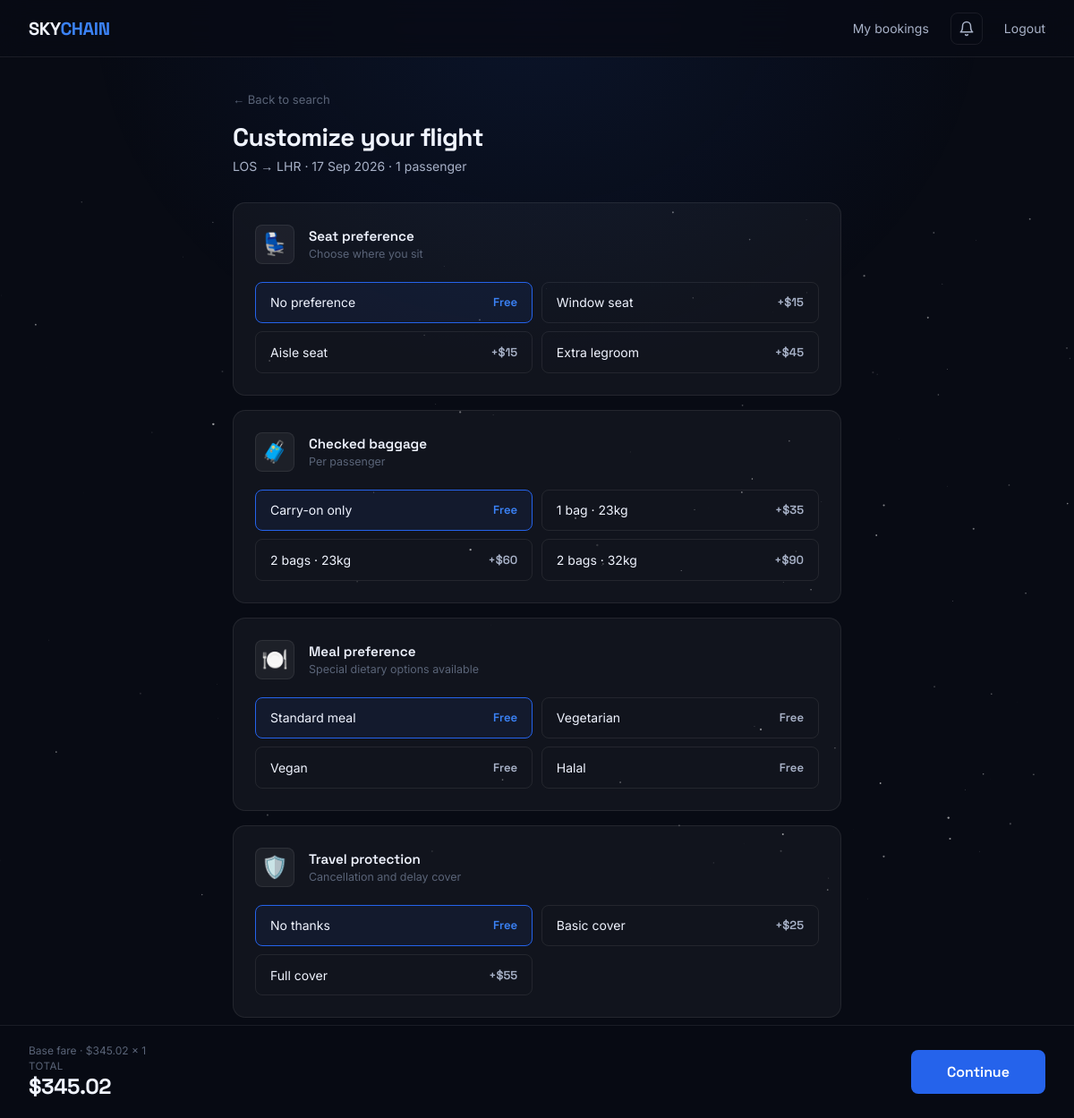
Screenshot of /extras/2564e7f9-f4f1-4053-81a2-c3bb0cf246a0 (signed in) with the database file from the repository.
### models.py (models this page shows)
class Airport(db.Model):
    __tablename__ = 'airports'
    id        = db.Column(db.Integer, primary_key=True)
    iata_code = db.Column(db.String(3), unique=True, nullable=False)
    name      = db.Column(db.String(200), nullable=False)
    city      = db.Column(db.String(100), nullable=False)
    country   = db.Column(db.String(100), nullable=False)
    latitude  = db.Column(db.Float, nullable=False)
    longitude = db.Column(db.Float, nullable=False)

class Flight(db.Model):
    __tablename__ = 'flights'
    id              = db.Column(db.String(36), primary_key=True, default=lambda: str(uuid.uuid4()))
    flight_number   = db.Column(db.String(10), nullable=False)
    origin_id       = db.Column(db.Integer, db.ForeignKey('airports.id'), nullable=False)
    destination_id  = db.Column(db.Integer, db.ForeignKey('airports.id'), nullable=False)
    departure_time  = db.Column(db.DateTime, nullable=False)
    arrival_time    = db.Column(db.DateTime, nullable=False)
    price_usd       = db.Column(db.Float, nullable=False)
    seats_available = db.Column(db.Integer, default=150)
    cabin_class     = db.Column(db.String(20), default='economy')
    origin      = db.relationship('Airport', foreign_keys=[origin_id])
    destination = db.relationship('Airport', foreign_keys=[destination_id])
    bookings    = db.relationship('Booking', backref='flight', lazy=True)

### app.py (the view)
@app.route('/extras/<flight_id>')
def extras(flight_id):
    if 'user_id' not in session:
        return redirect(url_for('login'))
    flight     = Flight.query.get_or_404(flight_id)
    passengers = request.args.get('passengers', 1)
    return render_template('extras.html', flight=flight, passengers=passengers)

### app.py (called while the page is built)
@app.context_processor
def inject_config():
    return dict(config=app.config)

### templates/extras.html (shortened to what this page needs)
{% extends "base.html" %}
{% block content %}
<svg class="stars" xmlns="http://www.w3.org/2000/svg" style="position:fixed;inset:0;width:100%;height:100%;pointer-events:none;z-index:0"></svg>
<section class="extras-page">
  <div class="extras-card">
    <div class="extras-header">
      <a href="/" class="back-link">← Back to search</a>
      <h2>Customize your flight</h2>
      <p class="extras-sub">{{ flight.origin.iata_code }} → {{ flight.destination.iata_code }} · {{ flight.departure_time.strftime('%d %b %Y') }} · {{ passengers }} passenger{{ 's' if passengers|int > 1 }}</p>
    </div>
    <div class="extras-section">
      <div class="extras-section-title">
        <span class="extras-icon">💺</span>
        <div>
          <div class="extras-label">Seat preference</div>
          <div class="extras-desc">Choose where you sit</div>
        </div>
      </div>
      <div class="extras-options">
        <div class="extra-option" data-key="seat" data-price="0" onclick="selectExtra(this, 'seat')">
          <div class="extra-opt-name">No preference</div>
          <div class="extra-opt-price">Free</div>
        </div>
        <div class="extra-option" data-key="seat" data-price="15" onclick="selectExtra(this, 'seat')">
          <div class="extra-opt-name">Window seat</div>
          <div class="extra-opt-price">+$15</div>
        </div>
        <div class="extra-option" data-key="seat" data-price="15" onclick="selectExtra(this, 'seat')">
          <div class="extra-opt-name">Aisle seat</div>
          <div class="extra-opt-price">+$15</div>
        </div>
        <div class="extra-option" data-key="seat" data-price="45" onclick="selectExtra(this, 'seat')">
          <div class="extra-opt-name">Extra legroom</div>
          <div class="extra-opt-price">+$45</div>
        </div>
      </div>
    </div>
    <div class="extras-section">
      <div class="extras-section-title">
        <span class="extras-icon">🧳</span>
        <div>
          <div class="extras-label">Checked baggage</div>
          <div class="extras-desc">Per passenger</div>
        </div>
      </div>
      <div class="extras-options">
        <div class="extra-option" data-key="baggage" data-price="0" onclick="selectExtra(this, 'baggage')">
          <div class="extra-opt-name">Carry-on only</div>
          <div class="extra-opt-price">Free</div>
        </div>
        <div class="extra-option" data-key="baggage" data-price="35" onclick="selectExtra(this, 'baggage')">
          <div class="extra-opt-name">1 bag · 23kg</div>
          <div class="extra-opt-price">+$35</div>
        </div>
        <div class="extra-option" data-key="baggage" data-price="60" onclick="selectExtra(this, 'baggage')">
          <div class="extra-opt-name">2 bags · 23kg</div>
          <div class="extra-opt-price">+$60</div>
        </div>
        <div class="extra-option" data-key="baggage" data-price="90" onclick="selectExtra(this, 'baggage')">
          <div class="extra-opt-name">2 bags · 32kg</div>
          <div class="extra-opt-price">+$90</div>
        </div>
      </div>
    </div>
    <div class="extras-section">
      <div class="extras-section-title">
        <span class="extras-icon">🍽️</span>
        <div>
          <div class="extras-label">Meal preference</div>
          <div class="extras-desc">Special dietary options available</div>
        </div>
      </div>
      <div class="extras-options">
        <div class="extra-option" data-key="meal" data-price="0" onclick="selectExtra(this, 'meal')">
          <div class="extra-opt-name">Standard meal</div>
          <div class="extra-opt-price">Free</div>
        </div>
        <div class="extra-option" data-key="meal" data-price="0" onclick="selectExtra(this, 'meal')">
          <div class="extra-opt-name">Vegetarian</div>
          <div class="extra-opt-price">Free</div>
        </div>
        <div class="extra-option" data-key="meal" data-price="0" onclick="selectExtra(this, 'meal')">
          <div class="extra-opt-name">Vegan</div>
          <div class="extra-opt-price">Free</div>
        </div>
        <div class="extra-option" data-key="meal" data-price="0" onclick="selectExtra(this, 'meal')">
          <div class="extra-opt-name">Halal</div>
          <div class="extra-opt-price">Free</div>
        </div>
      </div>
    </div>
    <div class="extras-section">
      <div class="extras-section-title">
        <span class="extras-icon">🛡️</span>
        <div>
          <div class="extras-label">Travel protection</div>
          <div class="extras-desc">Cancellation and delay cover</div>
        </div>
      </div>
      <div class="extras-options">
        <div class="extra-option" data-key="insurance" data-price="0" onclick="selectExtra(this, 'insurance')">
          <div class="extra-opt-name">No thanks</div>
          <div class="extra-opt-price">Free</div>
        </div>
        <div class="extra-option" data-key="insurance" data-price="25" onclick="selectExtra(this, 'insurance')">
          <div class="extra-opt-name">Basic cover</div>
          <div class="extra-opt-price">+$25</div>
        </div>
        <div class="extra-option" data-key="insurance" data-price="55" onclick="selectExtra(this, 'insurance')">
          <div class="extra-opt-name">Full cover</div>
          <div class="extra-opt-price">+$55</div>
        </div>
      </div>
    </div>
    <div class="extras-summary">
      <div class="extras-summary-left">
        <div class="extras-base">
          Base fare · ${{ "%.2f"|format(flight.price_usd) }} × {{ passengers }}
        </div>
        <div class="extras-total-label">Total</div>
        <div class="extras-total" id="extras-total">
          ${{ "%.2f"|format(flight.price_usd * passengers|int) }}
        </div>
      </div>
      <button class="btn-continue" onclick="continueToPassengers('{{ flight.id }}', {{ passengers }})">
        Continue
      </button>
    </div>
  </div>
</section>
{% endblock %}

### static/css/style.css (style rules this page uses)
*, *::before, *::after { box-sizing: border-box; margin: 0; padding: 0; }
:root { --bg: #080B14; --bg-2: #0D1120; --bg-3: #111827; --surface: rgba(255,255,255,0.04); --surface-h: rgba(255,255,255,0.07); --border: rgba(255,255,255,0.08); --border-h: rgba(255,255,255,0.15); --blue: #2563EB; --blue-l: #3B82F6; --blue-glow: rgba(37,99,235,0.25); --text: #F0F4FF; --text-2: #A8B2C8; --text-3: #5A6478; --btc: #F7931A; --eth: #627EEA; --sol: #9945FF; --radius: 14px; --radius-sm: 8px; }
html { scroll-behavior: smooth; }
body { font-family: 'Inter', sans-serif; background: var(--bg); color: var(--text); min-height: 100vh; overflow-x: hidden; }
.stars { position: absolute; inset: 0; pointer-events: none; }
.extras-page { min-height: 100vh; display: flex; align-items: flex-start; justify-content: center; padding: 100px 2rem 6rem; position: relative; }
.extras-page::before { content: ''; position: absolute; inset: 0; background: radial-gradient(ellipse 60% 50% at 50% 0%, rgba(37,99,235,0.1) 0%, transparent 70%); pointer-events: none; }
.extras-card { position: relative; z-index: 1; width: 100%; max-width: 680px; }
.extras-header { margin-bottom: 2rem; }
.back-link { font-size: 0.82rem; color: var(--text-3); text-decoration: none; display: inline-block; margin-bottom: 1rem; transition: color 0.2s; }
.extras-header h2 { font-family: 'Space Grotesk', sans-serif; font-size: 1.75rem; font-weight: 700; letter-spacing: -0.02em; margin-bottom: 0.35rem; }
.extras-sub { font-size: 0.875rem; color: var(--text-2); }
.extras-section { background: var(--surface); border: 1px solid var(--border); border-radius: var(--radius); padding: 1.5rem; margin-bottom: 1rem; }
.extras-section-title { display: flex; align-items: center; gap: 1rem; margin-bottom: 1.25rem; }
.extras-icon { font-size: 1.5rem; width: 44px; height: 44px; background: rgba(255,255,255,0.05); border: 1px solid var(--border); border-radius: var(--radius-sm); display: flex; align-items: center; justify-content: center; flex-shrink: 0; }
.extras-label { font-family: 'Space Grotesk', sans-serif; font-size: 0.95rem; font-weight: 600; }
.extras-desc { font-size: 0.78rem; color: var(--text-3); margin-top: 0.15rem; }
.extras-options { display: grid; grid-template-columns: repeat(2, 1fr); gap: 0.6rem; }
.extra-option { border: 1px solid var(--border); border-radius: var(--radius-sm); padding: 0.85rem 1rem; cursor: pointer; transition: border-color 0.2s, background 0.2s; display: flex; justify-content: space-between; align-items: center; }
.extra-option.selected { border-color: var(--blue); background: rgba(37,99,235,0.08); }
.extra-opt-name { font-size: 0.875rem; color: var(--text); }
.extra-opt-price { font-family: 'Space Grotesk', sans-serif; font-size: 0.82rem; font-weight: 600; color: var(--text-2); }
.extra-option.selected .extra-opt-price { color: var(--blue-l); }
.extras-summary { position: fixed; bottom: 0; left: 0; right: 0; background: rgba(8,11,20,0.95); backdrop-filter: blur(20px); border-top: 1px solid var(--border); padding: 1.25rem 2rem; display: flex; align-items: center; justify-content: space-between; z-index: 50; }
.extras-base { font-size: 0.75rem; color: var(--text-3); margin-bottom: 0.2rem; }
.extras-total-label { font-size: 0.72rem; color: var(--text-3); text-transform: uppercase; letter-spacing: 0.04em; }
.extras-total { font-family: 'Space Grotesk', sans-serif; font-size: 1.5rem; font-weight: 700; letter-spacing: -0.02em; }
.btn-continue { padding: 0.85rem 2.5rem; background: var(--blue); color: #fff; border: none; border-radius: var(--radius-sm); font-family: 'Space Grotesk', sans-serif; font-size: 1rem; font-weight: 600; cursor: pointer; transition: background 0.2s, transform 0.15s, box-shadow 0.2s; }

### rows the page displays
Airport: origin.iata_code "LOS"
Airport: destination.iata_code "LHR"
Flight: departure_time "17 Sep 2026", price_usd "345.02", flight.price_usd*passengers|int "345.02"

### other values shown
{{ passengers }} "1"
